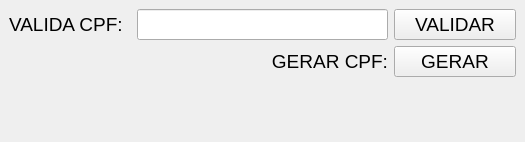
<?xml version="1.0" encoding="UTF-8"?>
<ui version="4.0">
 <class>MainWindow</class>
 <widget class="QMainWindow" name="MainWindow">
  <property name="geometry">
   <rect>
    <x>0</x>
    <y>0</y>
    <width>525</width>
    <height>142</height>
   </rect>
  </property>
  <property name="windowTitle">
   <string>Valida ou Gera CPF</string>
  </property>
  <widget class="QWidget" name="centralwidget">
   <layout class="QGridLayout" name="gridLayout">
    <item row="0" column="0">
     <widget class="QLabel" name="label_2">
      <property name="font">
       <font>
        <pointsize>14</pointsize>
       </font>
      </property>
      <property name="text">
       <string>VALIDA CPF:</string>
      </property>
     </widget>
    </item>
    <item row="0" column="3">
     <widget class="QPushButton" name="btnValidar">
      <property name="font">
       <font>
        <pointsize>14</pointsize>
       </font>
      </property>
      <property name="text">
       <string>VALIDAR</string>
      </property>
     </widget>
    </item>
    <item row="1" column="2">
     <widget class="QLabel" name="label">
      <property name="font">
       <font>
        <pointsize>14</pointsize>
       </font>
      </property>
      <property name="text">
       <string>GERAR CPF:</string>
      </property>
      <property name="alignment">
       <set>Qt::AlignRight|Qt::AlignTrailing|Qt::AlignVCenter</set>
      </property>
     </widget>
    </item>
    <item row="1" column="3">
     <widget class="QPushButton" name="btnGerar">
      <property name="font">
       <font>
        <pointsize>14</pointsize>
       </font>
      </property>
      <property name="text">
       <string>GERAR</string>
      </property>
     </widget>
    </item>
    <item row="0" column="1" colspan="2">
     <widget class="QLineEdit" name="InputValidaCPF">
      <property name="font">
       <font>
        <pointsize>14</pointsize>
       </font>
      </property>
     </widget>
    </item>
    <item row="2" column="0" colspan="4">
     <widget class="QLabel" name="lblReturn">
      <property name="font">
       <font>
        <pointsize>21</pointsize>
       </font>
      </property>
      <property name="styleSheet">
       <string notr="true">color: cyan</string>
      </property>
      <property name="text">
       <string/>
      </property>
      <property name="alignment">
       <set>Qt::AlignCenter</set>
      </property>
     </widget>
    </item>
   </layout>
  </widget>
 </widget>
 <resources/>
 <connections/>
</ui>
